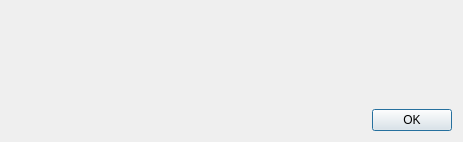
<?xml version="1.0" encoding="UTF-8"?>
<ui version="4.0">
 <class>WaveDialog</class>
 <widget class="QDialog" name="WaveDialog">
  <property name="geometry">
   <rect>
    <x>0</x>
    <y>0</y>
    <width>463</width>
    <height>142</height>
   </rect>
  </property>
  <property name="windowTitle">
   <string>Set wavelength radiation</string>
  </property>
  <layout class="QVBoxLayout" name="verticalLayout">
   <property name="spacing">
    <number>0</number>
   </property>
   <item>
    <widget class="WavelengthsWidget" name="waveLWidget" native="true"/>
   </item>
   <item>
    <widget class="QDialogButtonBox" name="buttonBox">
     <property name="orientation">
      <enum>Qt::Horizontal</enum>
     </property>
     <property name="standardButtons">
      <set>QDialogButtonBox::Ok</set>
     </property>
    </widget>
   </item>
  </layout>
 </widget>
 <customwidgets>
  <customwidget>
   <class>WavelengthsWidget</class>
   <extends>QWidget</extends>
   <header>gui/widgets/wavelengthswidget.h</header>
   <container>1</container>
  </customwidget>
 </customwidgets>
 <resources/>
 <connections>
  <connection>
   <sender>buttonBox</sender>
   <signal>accepted()</signal>
   <receiver>WaveDialog</receiver>
   <slot>accept()</slot>
   <hints>
    <hint type="sourcelabel">
     <x>248</x>
     <y>254</y>
    </hint>
    <hint type="destinationlabel">
     <x>157</x>
     <y>274</y>
    </hint>
   </hints>
  </connection>
  <connection>
   <sender>buttonBox</sender>
   <signal>rejected()</signal>
   <receiver>WaveDialog</receiver>
   <slot>reject()</slot>
   <hints>
    <hint type="sourcelabel">
     <x>316</x>
     <y>260</y>
    </hint>
    <hint type="destinationlabel">
     <x>286</x>
     <y>274</y>
    </hint>
   </hints>
  </connection>
 </connections>
</ui>
